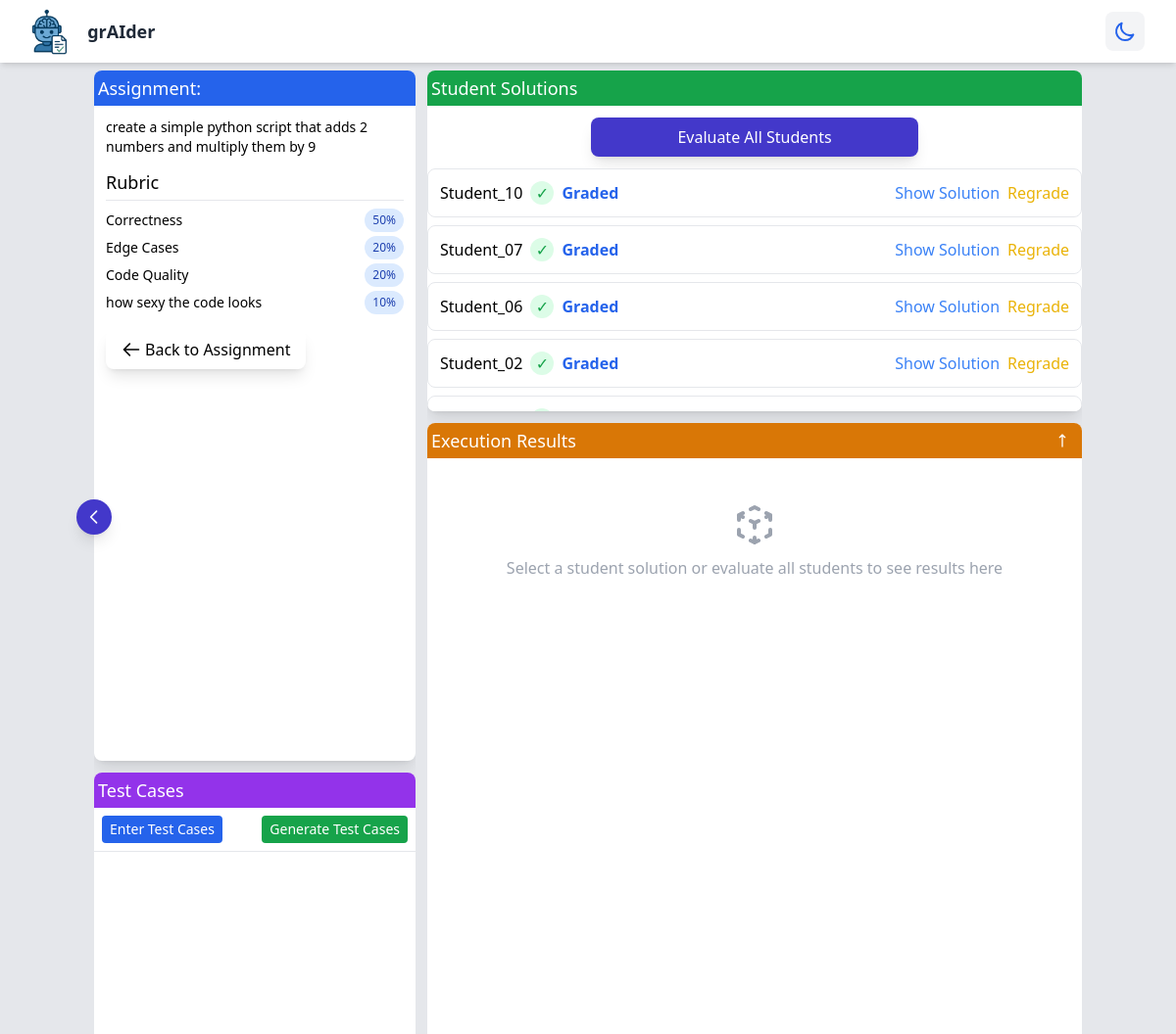
Page /grading_dashboard?assignment_id=1 on the committed database.
### app.py (models this page shows, shortened)
class Assignment(db.Model):
    id = db.Column(db.Integer, primary_key=True)
    name = db.Column(db.String(100), nullable=False)
    description = db.Column(db.Text, nullable=False)
    course = db.Column(db.String(100))
    weight = db.Column(db.Integer, default=100)
    subject = db.Column(db.String(100))
    rubric = db.Column(db.JSON)
    created_at = db.Column(db.DateTime, default=datetime.datetime.utcnow)
    submissions = db.relationship('Submission', backref='assignment', lazy=True)

class Submission(db.Model):
    id = db.Column(db.Integer, primary_key=True)
    student_name = db.Column(db.String(100), nullable=False)
    student_id = db.Column(db.Integer, db.ForeignKey('student.id'), nullable=True)
    assignment_id = db.Column(db.Integer, db.ForeignKey('assignment.id'), nullable=False)
    content = db.Column(db.Text, nullable=False)
    file_path = db.Column(db.String(255), nullable=True)
    grading_breakdown = db.Column(db.JSON, nullable=True)
    submitted_at = db.Column(db.DateTime, default=datetime.datetime.utcnow)

### app.py (the view)
@app.route("/grading_dashboard")
def grading_dashboard():
    assignment_id = request.args.get('assignment_id')
    if assignment_id:
        assignment = Assignment.query.get_or_404(assignment_id)
        submissions = Submission.query.filter_by(assignment_id=assignment_id).all()
        students = []
        for submission in submissions:
            student = Student.query.filter_by(name=submission.student_name).first()
            if not student:
                student = Student(
                    name=submission.student_name,
                    solution=submission.content,
                    correct=bool(submission.grading_breakdown),  # Assume correct if graded
                    annotation=submission.grading_breakdown.get('evaluation', '') if submission.grading_breakdown else ''
                )
            students.append(student)
        return render_template("grading_dashboard.html", assignment=assignment, test_cases=test_cases, students=students)
    else:
        students = Student.query.all()
        for student in students:
            student.escaped_solution = json.dumps(student.solution)
        return render_template("grading_dashboard.html", assignment=assignment, test_cases=test_cases, students=students)

### templates/grading_dashboard.html (shortened to what this page needs)
{% extends "base.html" %}
{% block content %}
<div class="container mx-auto p-2 overflow-hidden">
  <div class="grid grid-cols-1 md:grid-cols-3 gap-3" id="main-grid">
    <div id="left-sidebar" class="space-y-3">
      <div class="bg-white dark:bg-gray-800 rounded-lg shadow-lg transform hover:scale-102 transition-all duration-300 overflow-hidden">
        <div class="bg-blue-600 text-white p-1">
          <h2 class="text-lg font-medium">Assignment: {{ assignment.title }}</h2>
        </div>
        <div class="p-3">
          <p class="mb-3 text-sm">{{ assignment.description }}</p>
          <h3 class="text-lg font-medium mb-2 border-b pb-1">Rubric</h3>
          <ul class="space-y-1 text-sm">
            {% for criterion, weight in assignment.rubric.items() %}
            <li class="flex justify-between items-center">
              <span>{{ criterion }}</span>
              <span class="bg-blue-100 dark:bg-blue-900 text-blue-800 dark:text-blue-200 px-2 py-1 rounded-full text-xs font-medium">{{ weight }}%</span>
            </li>
            {% endfor %}
          </ul>
          <div id="back-button-container" class="mt-4 hidden">
            <a href="#" class="inline-flex items-center bg-white dark:bg-gray-800 rounded-lg shadow-lg transform hover:scale-102 transition-all duration-300 overflow-hidden px-4 py-2">
              <svg class="w-5 h-5 mr-1" fill="none" stroke="currentColor" viewBox="0 0 24 24" xmlns="http://www.w3.org/2000/svg">
                <path stroke-linecap="round" stroke-linejoin="round" stroke-width="2" d="M10 19l-7-7m0 0l7-7m-7 7h18"></path>
              </svg>
              Back to Assignment
            </a>
          </div>
        </div>
      </div>
      <div class="bg-white dark:bg-gray-800 rounded-lg shadow-lg transform hover:scale-102 transition-all duration-300 overflow-hidden">
                <div class="bg-purple-600 text-white p-1">          <h2 class="text-lg font-medium">Test Cases</h2>        </div>        <div class="p-2 flex justify-between items-center border-b">          <button id="enter-test-cases-btn" class="px-2 py-1 bg-blue-600 hover:bg-blue-700 text-white text-sm rounded transition-colors">            Enter Test Cases          </button>          <button id="generate-test-cases-btn" class="px-2 py-1 bg-green-600 hover:bg-green-700 text-white text-sm rounded transition-colors">            Generate Test Cases          </button>        </div>
      </div>
    </div>
    <button id="toggle-sidebar" class="absolute top-1/2 transform -translate-y-1/2 -translate-x-1/2 bg-indigo-700 hover:bg-indigo-800 text-white rounded-full p-2 shadow-lg z-10 transition-all duration-300">
      <svg xmlns="http://www.w3.org/2000/svg" class="h-5 w-5 chevron-icon transition-transform duration-300" fill="none" viewBox="0 0 24 24" stroke="currentColor">
        <path stroke-linecap="round" stroke-linejoin="round" stroke-width="2" d="M15 19l-7-7 7-7" />
      </svg>
    </button>
    <div class="md:col-span-2 space-y-3">
      <div class="bg-white dark:bg-gray-800 rounded-lg shadow-lg flex flex-col overflow-hidden " id="students-container">
        <div class="bg-green-600 text-white p-1">
          <h2 class="text-lg font-medium">Student Solutions</h2>
        </div>
        <button class="mb-3 mt-3 bg-indigo-700 hover:bg-indigo-800 text-white px-4 py-2 rounded-lg w-1/2 mx-auto block shadow-lg flex items-center justify-center"
                onclick="evaluateAllStudents()">
          Evaluate All Students
        </button>
        <ul class="space-y-2">
          {% for student in students %}
          <li class="border rounded-lg p-3 hover:shadow-lg transition-all duration-300 bg-white dark:bg-gray-700" data-student="{{ student.name }}">
            <div class="flex justify-between items-center">
              <h4 class="font-medium flex items-center">
                <span class="mr-2">{{ student.name }}</span>
                <span id="status-{{ loop.index }}" class="{% if student.correct %}inline-flex{% else %}hidden{% endif %} items-center justify-center w-6 h-6 rounded-full {% if student.correct %}bg-green-100 text-green-600{% endif %}">
                  {% if student.correct %}✓{% endif %}
                </span>
                <span id="grade-{{ loop.index }}" class="ml-2 font-bold text-blue-600">
                  {% if student.correct %}Graded{% endif %}
                </span>
              </h4>
              <div class="flex items-center space-x-2">
                <button class="text-blue-500 hover:text-blue-700 hover:underline focus:outline-none transition-colors duration-300"
                        onclick="toggleCode('student-{{ loop.index }}', this, '{{ student.name }}', '{{ loop.index }}')">
                  Show Solution
                </button>
                <button class="{% if student.correct %}text-yellow-500 hover:text-yellow-700{% else %}text-green-500 hover:text-green-700{% endif %} hover:underline focus:outline-none transition-colors duration-300 grade-student-btn"
                        data-name="{{ student.name }}"
                        data-index="{{ loop.index }}"
                        data-is-regrading="{{ student.correct|lower }}"
                        id="grade-btn-{{ loop.index }}">
                  {% if student.correct %}Regrade{% else %}Grade{% endif %}
                </button>
              </div>
            </div>
          </li>
          {% endfor %}
        </ul>
      </div>
      <div class="bg-white dark:bg-gray-800 rounded-lg shadow-lg overflow-hidden" id="results-section">
        <div class="bg-amber-600 text-white p-1 flex justify-between items-center">
          <h2 class="text-lg font-medium">Execution Results</h2>
          <div class="flex items-center">
            <button id="resize-handle" class="text-white hover:bg-amber-700 px-2 py-1 rounded">
              <svg xmlns="http://www.w3.org/2000/svg" class="h-4 w-4" fill="none" viewBox="0 0 24 24" stroke="currentColor">
                <path stroke-linecap="round" stroke-linejoin="round" stroke-width="2" d="M8 7l4-4m0 0l4 4m-4-4v18" />
              </svg>
            </button>
          </div>
        </div>
        <div id="results-container" class="p-3 overflow-y-auto" style="min-height: 150px; max-height: 400px;">
          <div id="results-output" class="mt-2">
            <div class="flex items-center justify-center h-32 text-gray-400">
              <div class="text-center">
                <p>Select a student solution or evaluate all students to see results here</p>
              </div>
            </div>
          </div>
        </div>
      </div>
    </div>
  </div>
</div>
{% endblock %}

### templates/grading_dashboard.html (style rules this page uses)
.transition-all { transition-property: all; transition-timing-function: cubic-bezier(0.4, 0, 0.2, 1); }
#resize-handle { cursor: ns-resize; }
#students-container [id^="status-"] { transition: all 0.3s ease; }
.transition-all { transition: all 0.3s ease-in-out; }
body, html { margin: 0; padding: 0; height: 100vh; overflow-x: hidden; }
.container { height: 100vh; max-height: 100vh; overflow-x: hidden; padding: 8px !important; box-sizing: border-box; }
#main-grid { height: calc(100vh - 16px); overflow: hidden; max-width: 100%; }
#results-output, #students-container ul, #left-sidebar > div { overflow-y: auto; }
#left-sidebar { display: flex; flex-direction: column; height: 100vh; overflow-y: hidden; }
#left-sidebar > div:first-child { flex-grow: 3; overflow-y: auto; }
#left-sidebar > div:last-child { flex-grow: 2; overflow-y: auto; }
#left-sidebar { transition: width 0.3s ease, opacity 0.3s ease, max-width 0.3s ease; }
#toggle-sidebar { transition: left 0.3s ease, transform 0.3s ease; }
.md\:col-span-2 { display: flex; flex-direction: column; height: 100vh; overflow-y: hidden; max-width: 100%; }
#students-container { flex: 1; max-height: 35vh; overflow-y: auto; overflow-x: hidden; width: 100%; }
#results-section { flex: 2; max-width: 100%; overflow-x: hidden; }
#results-container { max-height: none !important; height: calc(100% - 36px); min-height: auto !important; }
.chevron-icon { transition: transform 0.3s ease; }
#main-grid { transition: grid-template-columns 0.3s ease; }

### rows in the picture
Assignment: description "create a simple python script that adds 2 numbers and multiply them by 9"
Submission: name "Student_10", shows "Graded", shows "Regrade"
Submission: name "Student_07", shows "Graded", shows "Regrade"
Submission: name "Student_06", shows "Graded", shows "Regrade"
Submission: name "Student_02", shows "Graded", shows "Regrade"

### other values in the picture
{{ criterion }} "Correctness" "Edge Cases" "Code Quality" "how sexy the code looks"
{{ weight }} "50" "20" "20" "10"
